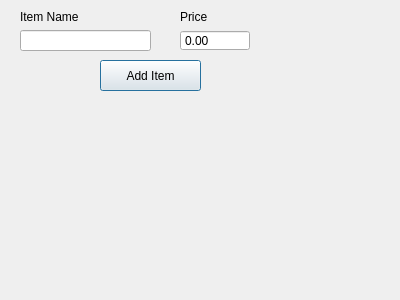
<?xml version="1.0" encoding="UTF-8"?>
<ui version="4.0">
 <class>additemwindow</class>
 <widget class="QDialog" name="additemwindow">
  <property name="geometry">
   <rect>
    <x>0</x>
    <y>0</y>
    <width>400</width>
    <height>300</height>
   </rect>
  </property>
  <property name="windowTitle">
   <string>Dialog</string>
  </property>
  <widget class="QPushButton" name="addButton">
   <property name="geometry">
    <rect>
     <x>100</x>
     <y>60</y>
     <width>101</width>
     <height>31</height>
    </rect>
   </property>
   <property name="text">
    <string>Add Item</string>
   </property>
  </widget>
  <widget class="QLabel" name="outputLabel">
   <property name="geometry">
    <rect>
     <x>110</x>
     <y>100</y>
     <width>81</width>
     <height>21</height>
    </rect>
   </property>
   <property name="text">
    <string/>
   </property>
  </widget>
  <widget class="QWidget" name="layoutWidget">
   <property name="geometry">
    <rect>
     <x>20</x>
     <y>10</y>
     <width>131</width>
     <height>41</height>
    </rect>
   </property>
   <layout class="QVBoxLayout" name="verticalLayout">
    <item>
     <widget class="QLabel" name="label">
      <property name="text">
       <string>Item Name</string>
      </property>
     </widget>
    </item>
    <item>
     <widget class="QLineEdit" name="itemName"/>
    </item>
   </layout>
  </widget>
  <widget class="QWidget" name="layoutWidget">
   <property name="geometry">
    <rect>
     <x>180</x>
     <y>10</y>
     <width>70</width>
     <height>41</height>
    </rect>
   </property>
   <layout class="QVBoxLayout" name="verticalLayout_2">
    <item>
     <widget class="QLabel" name="label_2">
      <property name="text">
       <string>Price</string>
      </property>
     </widget>
    </item>
    <item>
     <widget class="QDoubleSpinBox" name="itemPrice">
      <property name="buttonSymbols">
       <enum>QAbstractSpinBox::NoButtons</enum>
      </property>
      <property name="maximum">
       <double>9999.000000000000000</double>
      </property>
     </widget>
    </item>
   </layout>
  </widget>
 </widget>
 <resources/>
 <connections/>
</ui>
